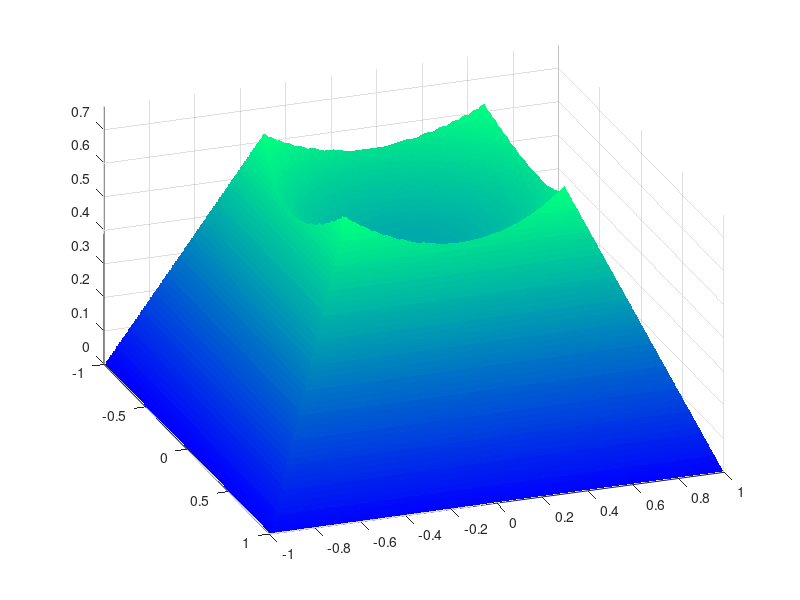

This figure's MATLAB source:
%% Emmanuel Taylor
% ENEE222 - Discrete Signal Analysis
% Lab Assignment 11

% Creating the base of the pyramid
x = linspace(-1,1,200);
y = linspace(-1,1,200);
[X,Y] = meshgrid(x,y);

% Creating the pyramid on the Z axis. Multiplying it by negative 1.5 to
% have the base of the pyramid sitting at zero.
k = 1.5;
V = max(abs(X), abs(Y));
V = (-k)*V + 1.5;

% Constants used in the equation for a sphere.
h = 0;
j = 0;
r = 1;

% Using the equation of a sphere, we solved for the Z axis by plugging and
% solving for Z. Due to imaginary numbers outside of the sphere, all values
% of Z were made real.
Z = 1.5 - sqrt(r.^2 - (X - h).^2 - (Y - j).^2);
Z = real(Z);

% By taking the min of both Z axes of the Pyramid and the Sphere, we can
% create the pyramid with the hollowed out tip.
FinalZ = min(V,Z);
surf(X,Y,FinalZ)
colormap winter
axis tight
set(gca, 'YTick', [-1 -0.8 -0.6 -0.4 -0.2 0 0.2 0.4 0.6 0.8 1])
set(gca, 'ZTick', [0 0.1 0.2 0.3 0.4 0.5 0.6 0.7 0.8 0.9 1.0 1.1 1.2 1.3 1.4 1.5])
shading flat
view(70,35)
